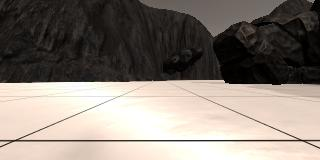
#> input picture calibration_images/example_grid1.jpg, 320 x 160 px
$ jupyter execute --allow-errors main.ipynb   (shell and % lines are left out)   (older library calls are emulated)
#> lines starting #> are read from the running program, lines starting #| are printed output that depends on the picture; after the words box and inside, x2 and y2 are one past the last pixel; in counts of white or black regions, pixels touching at a corner belong together
# Team Members:
- 18P2073	Ali Sayed Attia Ali Elganzory
- 18P8171	Maryam Mohamed Mohamed Mahmoud Abdelrahman
- 18P3206	Mohamed Ahmed Hassan Elsayed
- 18P8083	Muhammad Ashraf Ali Bahgat
- 18P7042	Youssef Ahmed Ibrahim Abdelkader

## Importing libraries

[cell 1]
#%matplotlib qt # Choose %matplotlib qt to plot to an interactive window (note it may show up behind your browser)
# Make some of the relevant imports
import cv2 # OpenCV for perspective transform
import numpy as np
import pandas as pd
import matplotlib.image as mpimg
import matplotlib.pyplot as plt
import matplotlib.animation as anim
import scipy.misc # For saving images as needed
import glob  # For reading in a list of images from a folder
import imageio
from typing import Tuple
from IPython.display import clear_output
from time import sleep
# Import everything needed to edit/save/watch video clips
import moviepy.editor as mpy
#imageio.plugins.ffmpeg.download()

import os

## Configuration

[cell 2]
DEBUG = True
RANDOM_SEED = 3

## Quick Look at the Data
Read in and display a random image from the `training_data` folder

[cell 3]
path = './training_data/IMG/*'
img_list = glob.glob(path)

# Grab a random image and display it
#> (the rest of this cell did not finish here and is left out)

## Calibration
Read in and display example grid and rock sample calibration images.  You'll use the grid for perspective transform and the rock image for creating a new color selection that identifies these samples of interest.

[cell 4]
# In the simulator you can toggle on a grid on the ground for calibration
# You can also toggle on the rock samples with the 0 (zero) key.
# Here's an example of the grid and one of the rocks
example_grid = "./calibration_images/example_grid1.jpg"
example_rock = "./calibration_images/example_rock1.jpg"
grid_img = mpimg.imread(example_grid)
#> grid_img is the input picture: shape (160, 320, 3); mean R, G, B 135.1, 126.3, 118.3
rock_img = mpimg.imread(example_rock)
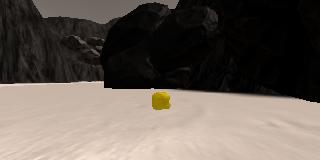
#> input picture calibration_images/example_rock1.jpg, 320 x 160 px
#> rock_img is the input picture: shape (160, 320, 3); mean R, G, B 102.3, 93, 85.2

#> (the rest of this cell did not finish here and is left out)

## Perspective Transform

Define the perspective transform function

[cell 5]
# Define a function to perform a perspective transform
# I've used the example grid image above to choose source points for the
# grid cell in front of the rover (each grid cell is 1 square meter in the sim)
# Define a function to perform a perspective transform
# [5 lines left out: function perspect_transform, not called in this run]

dst = 6
SCALE = dst * 2
bottom_offset = 5
source = np.float32([[14, 140],
                     [300, 140],
                     [200, 95],
                     [120, 95]])

#> (the rest of this cell did not finish here and is left out)

Let's test on this image

#> (a cell that did not finish here is left out)

## Color Thresholding
Define the color thresholding function from the lesson and apply it to the warped image

[cell 7]
# Identify pixels above the threshold
# Threshold of RGB > 160 does a nice job of identifying ground pixels only
# [13 lines left out: function color_thresh, not called in this run]

#> (the rest of this cell did not finish here and is left out)

Rock thresholding

[cell 8]
def blend_images(first_img, first_alpha, second_img, second_alpha):
    return cv2.addWeighted(first_img, first_alpha, second_img, second_alpha, 0)

def rock_thresh(image, print: bool = True):
#> called with print = True
    img_hsv = cv2.cvtColor(image, cv2.COLOR_BGR2HSV)
#> img_hsv: shape (160, 320, 3); mean H, S, V 87.1, 59.9, 102.3
    mask = cv2.inRange(img_hsv, (89, 50, 20), (97, 255, 255))
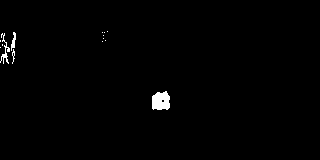
#> mask: shape (160, 320); 0.9% white; 14 white regions (10 under 20 px), largest, box (x1, y1, x2, y2) and area: (152, 91, 170, 110) 284, (0, 33, 10, 64) 93, (11, 32, 16, 51) 51, (12, 49, 15, 64) 22
    imask = mask > 0
    threshed = np.zeros_like(img_hsv, np.uint8)
    threshed[imask] = image[imask]
    blended = blend_images(image, 0.3, threshed, 0.7)
#> in blend_images, `return cv2.addWeighted(first_img, first_alpha, second_img, second_alph..`:
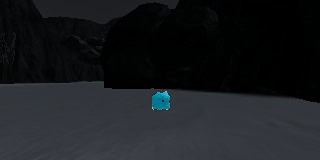
#> returned value: shape (160, 320, 3); mean of channels 0, 1, 2 31.4, 28.5, 25.7; drawn as B, G, R
    if DEBUG:
        fig = plt.figure(figsize=(12,9))
        plt.subplot(131)
        plt.imshow(image)
        plt.subplot(132)
        plt.imshow(threshed)
        plt.subplot(133)
        plt.imshow(blended)

    return threshed, blended

#> (the rest of this cell did not finish here and is left out)

[cell 9]
def hsv_thresholding(img, h, s, v):
    img_hsv = cv2.cvtColor(img, cv2.COLOR_BGR2HSV)
    mask = cv2.inRange(img_hsv, (h, s, v), (255, 255, 255))
    imask = mask > 0
    threshed = np.zeros_like(img_hsv, np.uint8)
    threshed[imask] = img[imask]
    blended = cv2.addWeighted(img, 0.3, threshed, 0.7, 0)
    imgs_path = './output/hsv_thresholding_output'
    cv2.imwrite(os.path.join(imgs_path, f'{h}-{s}-{v}.jpg'), blended)
    return blended

def hsv_visualization():
    hsv_cal = mpimg.imread("./calibration_images/hsv.jpg")
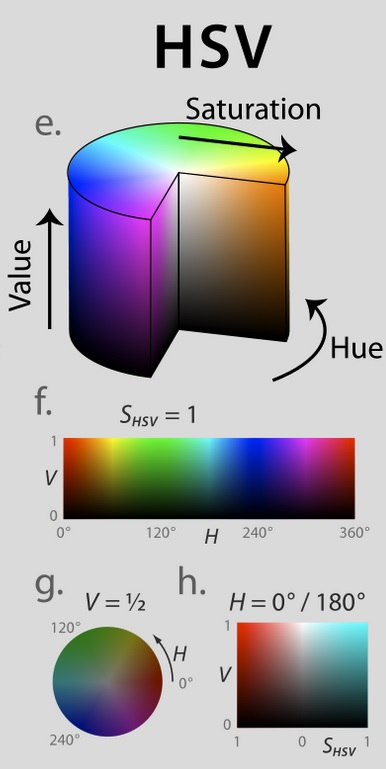
#> input picture calibration_images/hsv.jpg, 386 x 769 px
#> hsv_cal is the input picture: shape (769, 386, 3); mean R, G, B 173.3, 170.2, 172.7

    output_path = './output/hsv_thresholds.mp4'
    fourcc = cv2.VideoWriter_fourcc(*'MPEG')
    framerate = 60
    frame_size = (386, 768)
    out = cv2.VideoWriter(output_path, fourcc, framerate, frame_size)
    imgs = []

    hsv_img = mpimg.imread("./calibration_images/hsv.jpg")

    step_size = 32
    for i in range(0, 257, step_size):
        for j in range(0, 257, step_size):
            for k in range(0, 257, step_size):
                imgs.append(hsv_thresholding(hsv_img, 256 - i, 256 - j, 256 - k))
#> this loop made 9 passes
#> pass 1, in hsv_thresholding, `blended = cv2.addWeighted(img, 0.3, threshed, 0.7, 0)`:
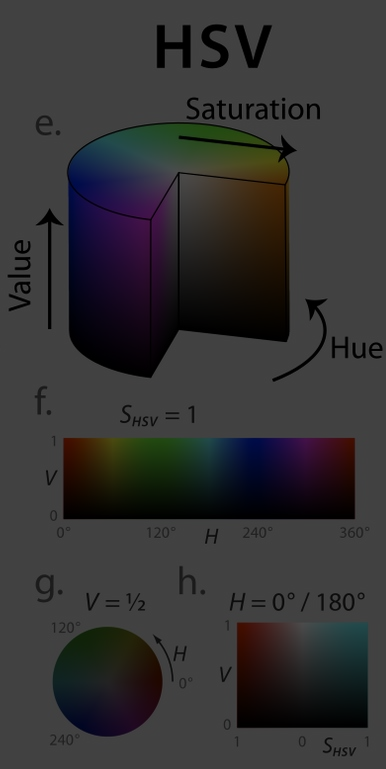
#> blended: shape (769, 386, 3); mean R, G, B 51.8, 50.9, 51.6
#> after the loop, imgs = 729 items

    imgs = np.array(imgs).astype(np.uint8)

    for img in imgs:
        img = cv2.resize(img, frame_size, interpolation = cv2.INTER_AREA)
        out.write(img)
#> this loop made 729 passes
#> pass 1, in hsv_visualization, `img = cv2.resize(img, frame_size, interpolation = cv2.INTER_AREA)`:
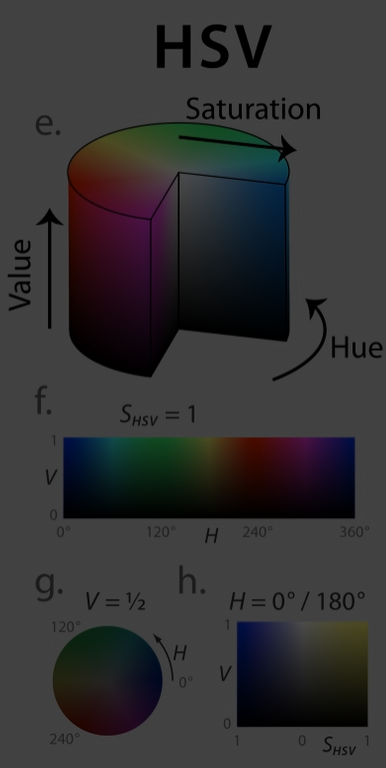
#> img: shape (768, 386, 3); mean of channels 0, 1, 2 51.8, 50.9, 51.6; drawn as B, G, R

hsv_visualization()

# Adjust to world Coordinates

## World Map

## Coordinate Transformations
Define the functions used to do coordinate transforms and apply them to an image.

[cell 10]
WORLD_SIZE = (200, 200)

# [48 lines left out: functions rover_coords, to_polar_coords, rotate_pix, translate_pix, pix_to_world, trans_pix_to_img, not called in this run]

#### Let's test these transformations

Load in the `csv` file.

[cell 11]
training_data_path = './training_data'
training_data = pd.read_csv(f'{training_data_path}/robot_log.csv', delimiter=',')
#> (reads training_data/robot_log.csv from the repository)
